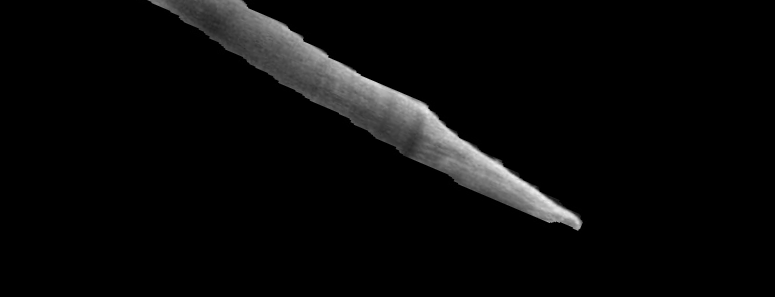
#> input picture 5-Pruebas/Total_images/110160_OI_INF_SURV_aug.png, 775 x 297 px, given in place of 781208_OI_SUP_SANO.jpg, which was not available
$ jupyter execute --allow-errors fft.ipynb
#> lines starting #> are read from the running program, lines starting #| are printed output that depends on the picture
[cell 1]
import cv2
import pandas as pd
import numpy as np
from scipy.stats import multivariate_normal as norm
import matplotlib.pyplot as plt
from sklearn.svm import SVC
from sklearn.discriminant_analysis import LinearDiscriminantAnalysis as LDA
from sklearn.decomposition import PCA
from sklearn.model_selection import train_test_split

[cell 2]
file_data_b_csv=r'/home/jacobo15defrutos/AVS9/5-Pruebas/total_imgs.csv'
df= pd.read_csv(file_data_b_csv)
#> (reads 5-Pruebas/total_imgs.csv from the repository)
#> further down, img is the input picture: shape (297, 775); min 0, max 242, mean 9.1
#> `img= cv2.resize(img,target_size)`:
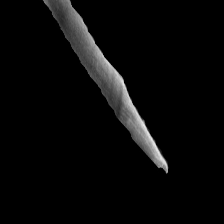
#> img: shape (224, 224); min 0, max 234, mean 9.1
#> pass 2 of the loop `for name in df_train['Name']:`:
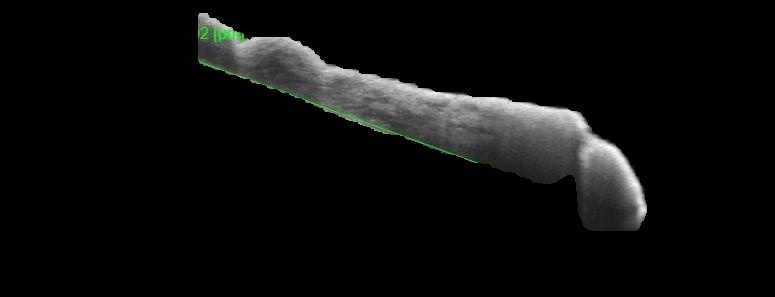
#> input picture 5-Pruebas/Total_images/2581150_OI_NAS_SANO.jpg, 775 x 297 px, given in place of 9810998_OD_INF_SANO.jpg, which was not available
#> `img= cv2.resize(img,target_size)`:
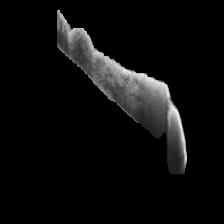
#> img: shape (224, 224); min 0, max 250, mean 12.8
df_train, df_test = train_test_split(df, test_size=0.2,random_state=42)
print("Train shape: ",df_train.shape)
print("Test shape: ",df_test.shape)

[cell 3]
labels_train= df_train['Label']
train_list=[]
target_size = (224, 224)
folder= '/home/jacobo15defrutos/AVS9/5-Pruebas/Total_images/'
#> (the rest of this cell did not finish here and is left out)
